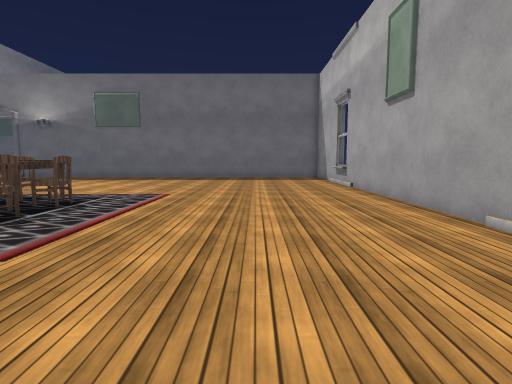
view 1 (above)

24 first-person views from a walk through a Unity game level. The camera is 1.2 m above the floor, tilts 6° down and sees 80° across. Doors are open. The floor is counted in squares, 1 m on a side. Each view is taken from the middle of a square. On the plan, view 1 faces up. The plan holds only what a view shows up to about 13 squares ahead; the rest is blank. The place goes on beyond the plan. The player character is not drawn. Some animated figures are left out. Some surface patterns are stand-ins.

view 2
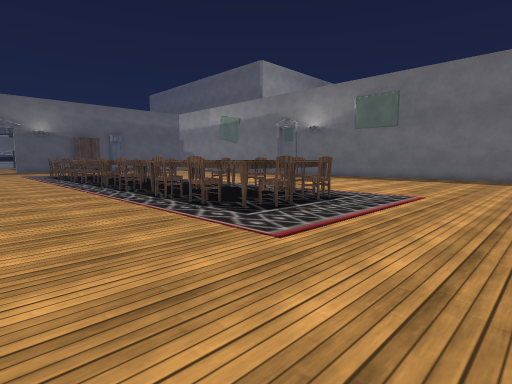

view 3
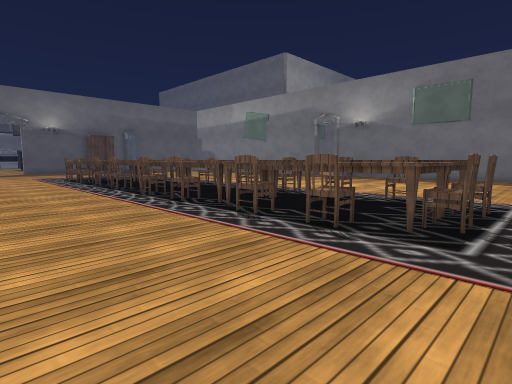

view 4
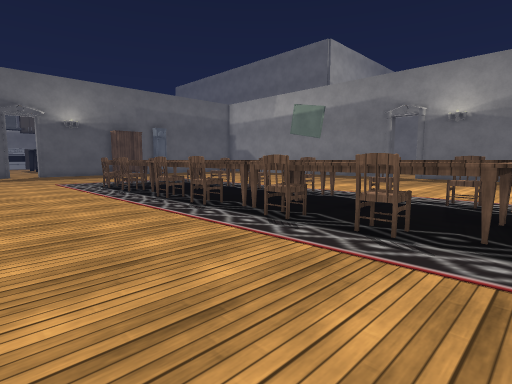

view 5
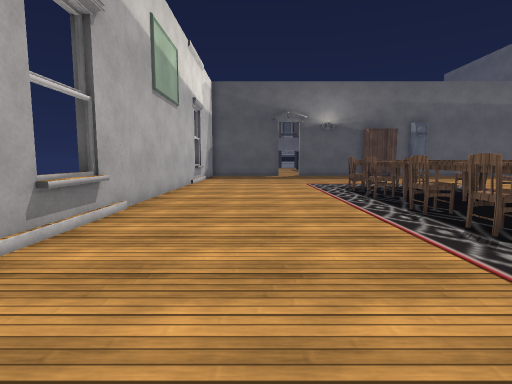

view 6
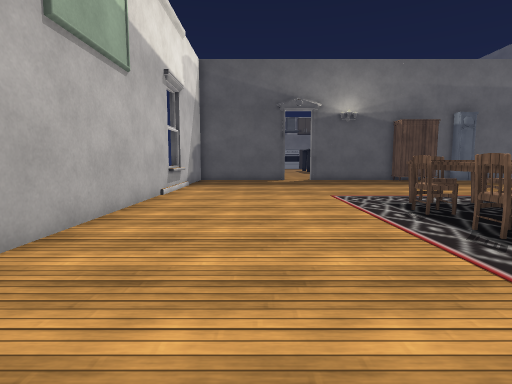

view 7
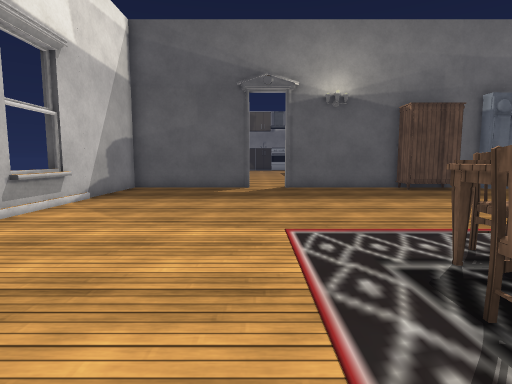

view 8
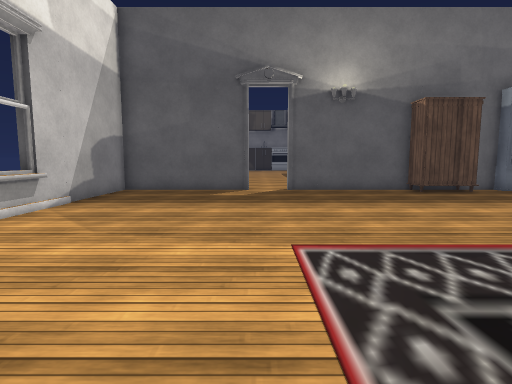

view 9
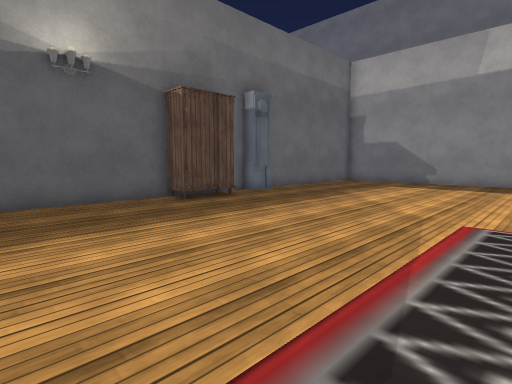

view 10
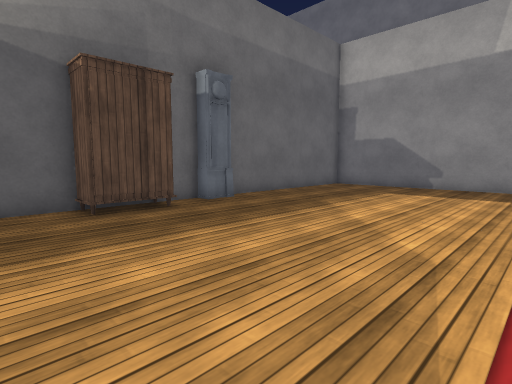

view 11
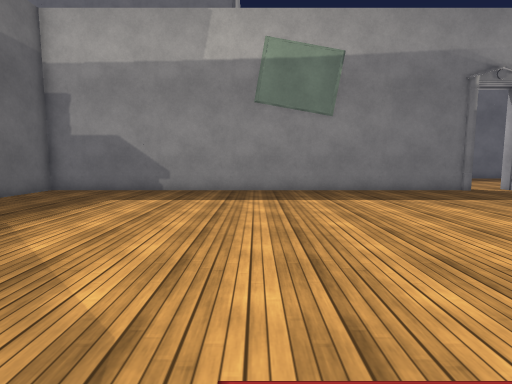

view 12
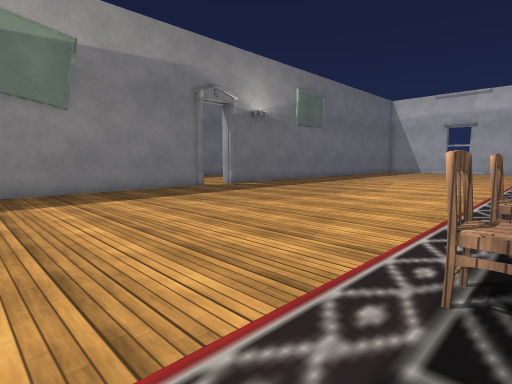

view 13
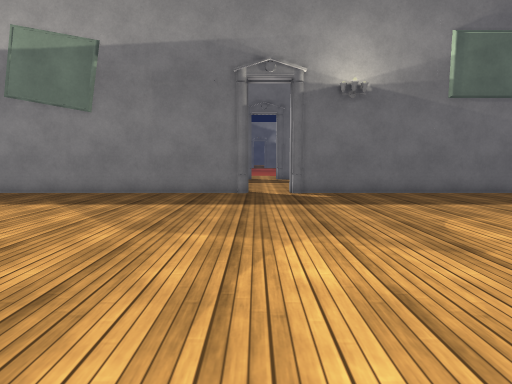

view 14
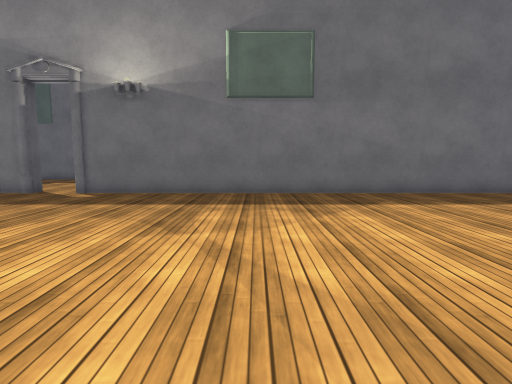

view 15
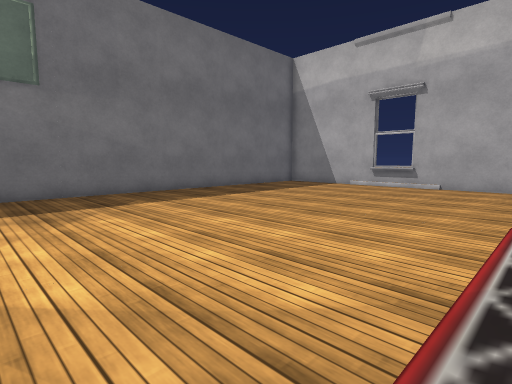

view 16
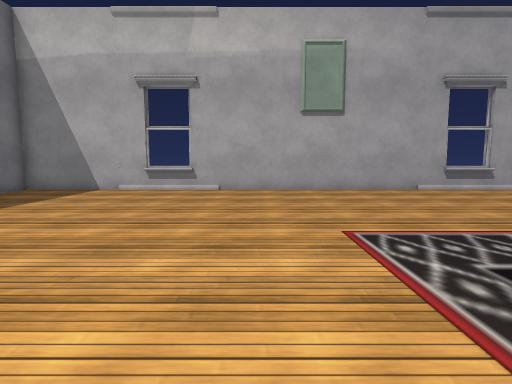

view 17
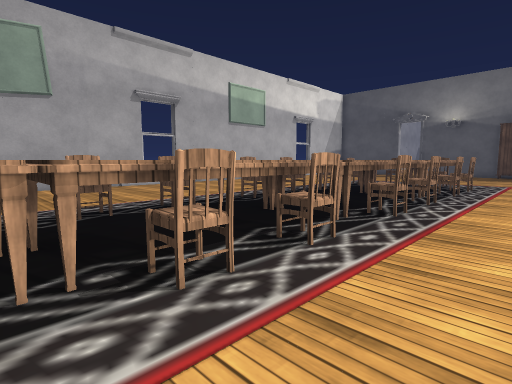

view 18
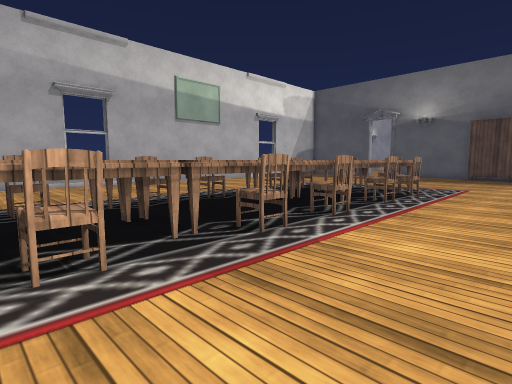

view 19
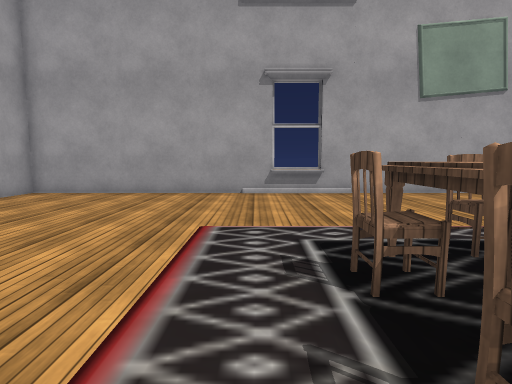

view 20
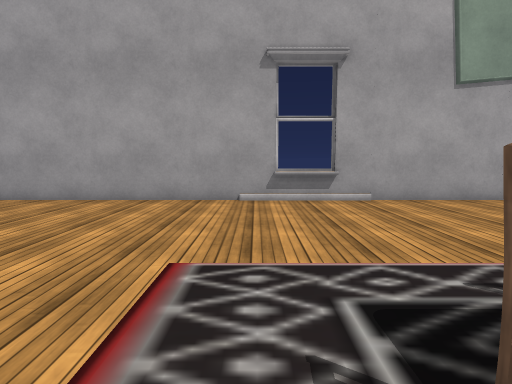

view 21
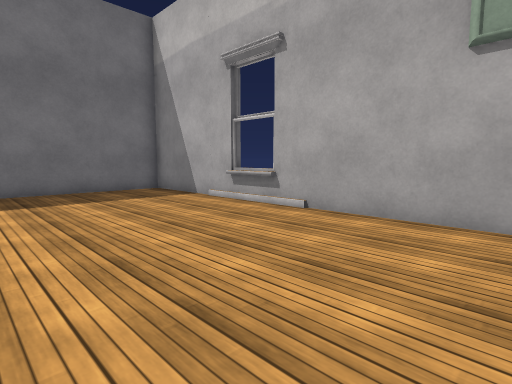

view 22
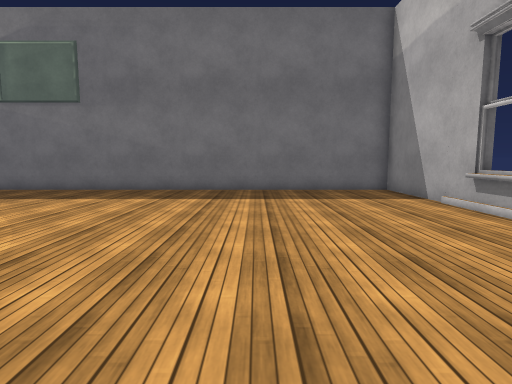

view 23
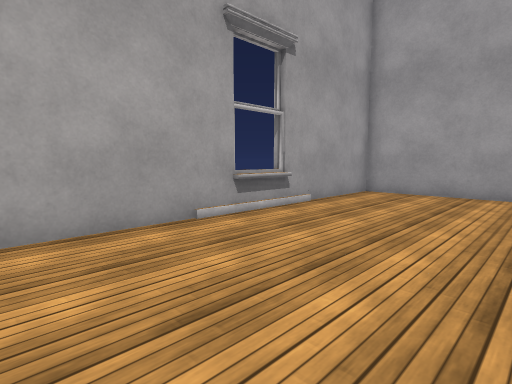

view 24
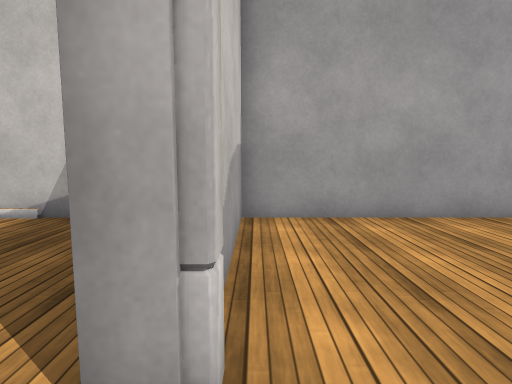

### Floor plan
Points are (right, up) in squares from view 1. A wall is a line through its corners. A room is listed if a view was taken in it or the views show most of it. See-through windows are left out.
Room 1 (views 1, 2, 3, 4, 5, 6, 7, 8, 9, 10, 11, 12, 13, 14, 15, 16, 17, 18, 19, 20, 21, 22, 23, 24)
walls: (-18.4, 21.3) (-35.3, 21.3); (-35.3, 9.2) (-35.3, 8.4); (-35.3, 6.5) (-35.3, 4.2); (-35.3, 15.4) (-35.3, 14); (-41.4, -2.3) (-35.7, -2.3) (-35.7, 2.7) (-35.3, 2.7) (-35.3, -2.3) (4.3, -2.3) (4.3, 21.3) (-16.7, 21.3)
low walls: (-18.5, -2.1) (-16.5, -2.1); (-30.5, -2.1) (-28.5, -2.1); (-6.5, -2.1) (-4.5, -2.1); (4.1, 14.5) (4.1, 16.5); (4.1, 2.5) (4.1, 4.5)
ways out: opening at (-17.5, 21)
objects: clock (-35, 13); cabinet (-34, 10); chair (-26, 6); other object (-26, 8); table (-25, 5); table (-25, 7); table (-25, 9); chair (-24, 5); chair (-24, 9); table (-23, 5); table (-23, 9); chair (-22, 5) to (-21, 5); chair (-22, 9); table (-21, 7); table (-21, 9); table (-20, 5); table (-20, 7); table (-20, 9); chair (-19, 5); chair (-19, 9); table (-18, 5); table (-18, 9); chair (-17, 5); chair (-17, 9); table (-16, 5); table (-16, 7); table (-16, 9); table (-15, 5); table (-15, 7); table (-15, 9); chair (-14, 5); chair (-14, 9); table (-13, 5); table (-13, 9); chair (-12, 5); chair (-12, 9) to (-11, 9); table (-11, 5) to (-11, 6); table (-11, 7) to (-11, 8); table (-10, 5); table (-10, 7); chair (-10, 9) to (-9, 9); chair (-9, 5); table (-8, 5); chair (-8, 9) to (-7, 9); chair (-7, 5); table (-6, 5) to (-6, 6); table (-6, 7) to (-6, 9); chair (-5, 6); chair (-5, 8)

Where each view was taken, in squares from view 1:
view 1: 0 up, 0 right, facing up
view 2: 0 up, 0 right, facing up-left
view 3: 0 up, 4 left, facing up-left
view 4: 0 up, 10 left, facing up-left
view 5: 1 up, 12 left, facing left
view 6: 1 up, 17 left, facing left
view 7: 3 up, 22 left, facing left
view 8: 3 up, 23 left, facing left
view 9: 4 up, 26 left, facing up-left
view 10: 7 up, 27 left, facing up-left
view 11: 9 up, 27 left, facing up
view 12: 9 up, 27 left, facing up-right
view 13: 10 up, 18 left, facing up
view 14: 10 up, 10 left, facing up
view 15: 10 up, 10 left, facing up-right
view 16: 12 up, 8 left, facing right
view 17: 12 up, 10 left, facing down-left
view 18: 13 up, 13 left, facing down-left
view 19: 9 up, 4 left, facing down
view 20: 7 up, 4 left, facing down
view 21: 9 up, 2 left, facing up-right
view 22: 9 up, 1 left, facing up
view 23: 9 up, 1 left, facing down-right
view 24: 4 up, 36 left, facing down
